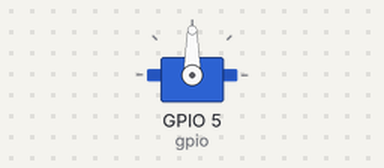
The sketch below on a simulated ESP32. On the bench: servo.

Above: at 2.05 s.
Timing chart, 0 to 6.6 s (numbered marks = the images above):
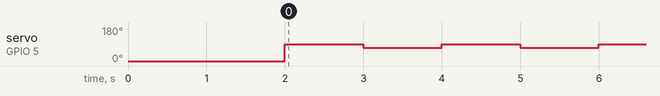

Measured:
- by itself, servo on GPIO 5 (gpio): alternates 90° for 1.0 s and 70° for 1.0 s

The sketch:

Servo_Control.ino
```cpp
#include <ESP32Servo.h>
Servo servo;
const byte gpio = 5;
void setup() {
  servo.attach(gpio);
  servo.write(0);
  delay(2000);
}

void loop() {
  servo.write(90);
  delay(1000);
  servo.write(70);
  delay(1000);
}
```
